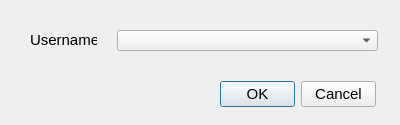
<?xml version="1.0" encoding="UTF-8"?>
<ui version="4.0">
 <class>RemoveUserDialog</class>
 <widget class="QDialog" name="RemoveUserDialog">
  <property name="geometry">
   <rect>
    <x>0</x>
    <y>0</y>
    <width>400</width>
    <height>125</height>
   </rect>
  </property>
  <property name="sizePolicy">
   <sizepolicy hsizetype="Fixed" vsizetype="Fixed">
    <horstretch>0</horstretch>
    <verstretch>0</verstretch>
   </sizepolicy>
  </property>
  <property name="minimumSize">
   <size>
    <width>400</width>
    <height>125</height>
   </size>
  </property>
  <property name="maximumSize">
   <size>
    <width>400</width>
    <height>125</height>
   </size>
  </property>
  <property name="windowTitle">
   <string>Remove User</string>
  </property>
  <property name="windowIcon">
   <iconset resource="../icons.qrc">
    <normaloff>:/resources/icons/images/icons/logout.png</normaloff>:/resources/icons/images/icons/logout.png</iconset>
  </property>
  <property name="sizeGripEnabled">
   <bool>false</bool>
  </property>
  <widget class="QDialogButtonBox" name="buttonBox">
   <property name="geometry">
    <rect>
     <x>220</x>
     <y>80</y>
     <width>156</width>
     <height>28</height>
    </rect>
   </property>
   <property name="font">
    <font>
     <pointsize>11</pointsize>
    </font>
   </property>
   <property name="orientation">
    <enum>Qt::Horizontal</enum>
   </property>
   <property name="standardButtons">
    <set>QDialogButtonBox::Cancel|QDialogButtonBox::Ok</set>
   </property>
  </widget>
  <widget class="QLabel" name="label">
   <property name="geometry">
    <rect>
     <x>30</x>
     <y>30</y>
     <width>67</width>
     <height>20</height>
    </rect>
   </property>
   <property name="font">
    <font>
     <pointsize>11</pointsize>
    </font>
   </property>
   <property name="text">
    <string>Username</string>
   </property>
  </widget>
  <widget class="QComboBox" name="comboBox">
   <property name="geometry">
    <rect>
     <x>117</x>
     <y>30</y>
     <width>261</width>
     <height>21</height>
    </rect>
   </property>
   <property name="font">
    <font>
     <pointsize>11</pointsize>
    </font>
   </property>
  </widget>
 </widget>
 <resources>
  <include location="../resource.qrc"/>
  <include location="../icons.qrc"/>
 </resources>
 <connections>
  <connection>
   <sender>buttonBox</sender>
   <signal>accepted()</signal>
   <receiver>RemoveUserDialog</receiver>
   <slot>accept()</slot>
   <hints>
    <hint type="sourcelabel">
     <x>248</x>
     <y>254</y>
    </hint>
    <hint type="destinationlabel">
     <x>157</x>
     <y>274</y>
    </hint>
   </hints>
  </connection>
  <connection>
   <sender>buttonBox</sender>
   <signal>rejected()</signal>
   <receiver>RemoveUserDialog</receiver>
   <slot>reject()</slot>
   <hints>
    <hint type="sourcelabel">
     <x>316</x>
     <y>260</y>
    </hint>
    <hint type="destinationlabel">
     <x>286</x>
     <y>274</y>
    </hint>
   </hints>
  </connection>
 </connections>
</ui>
